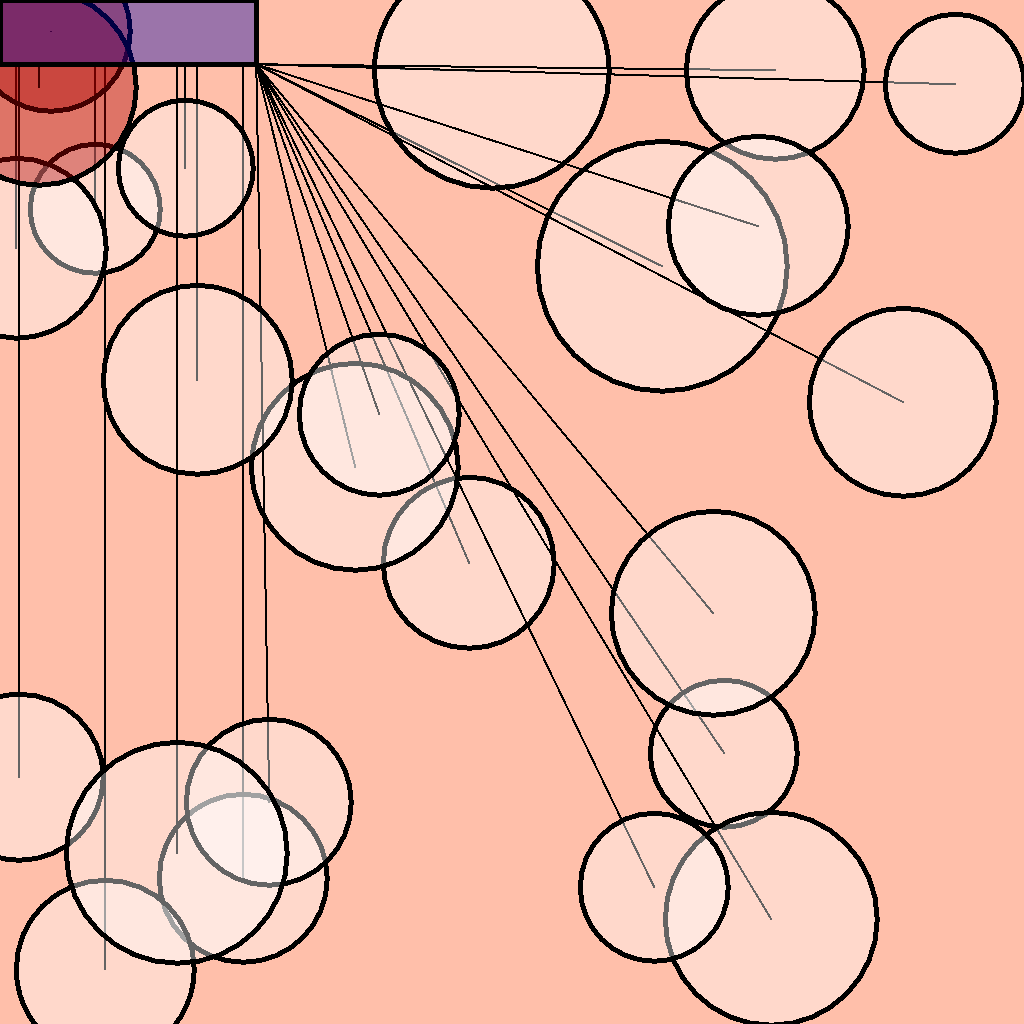
Frame 1 (no input)
Frame 60 (the mouse pressed at the canvas centre just before this capture): identical to frame 1, image omitted
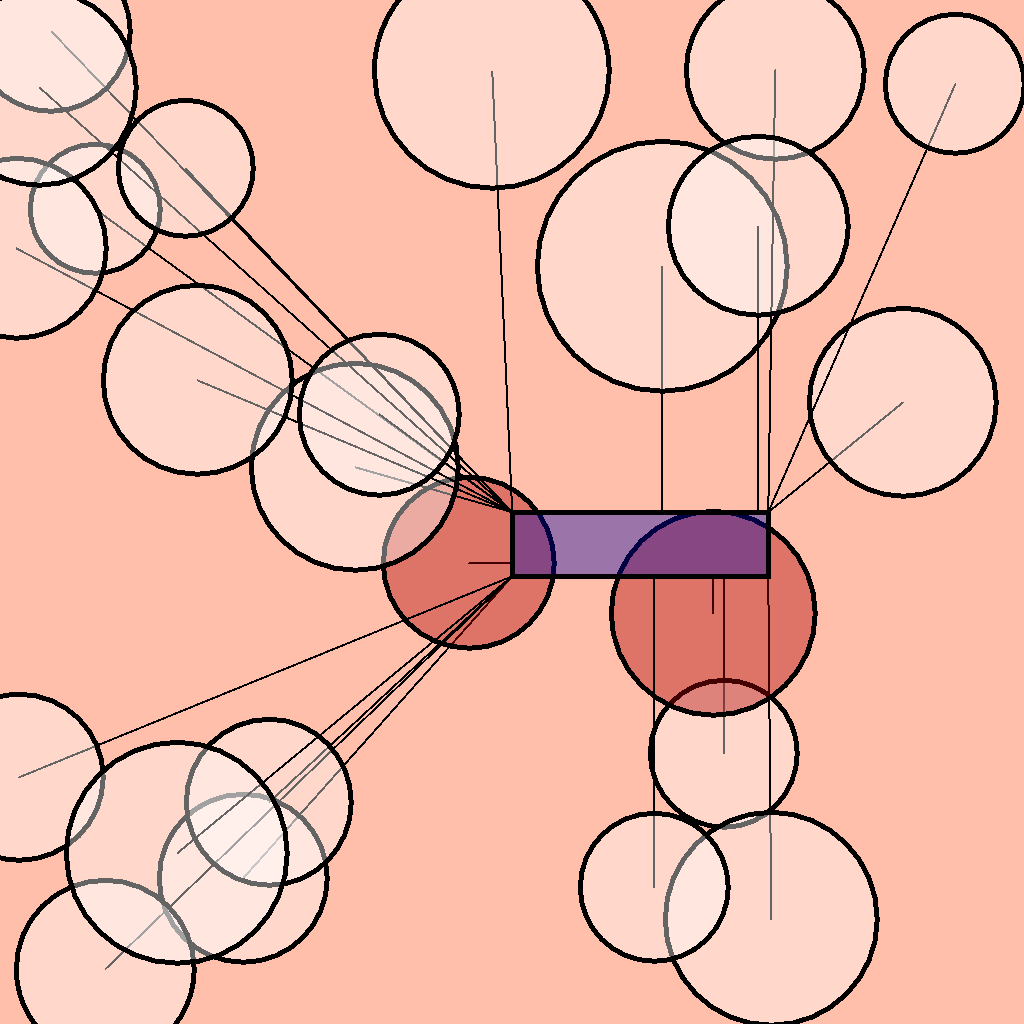
Frame 120 (the mouse held since frame 60 and released just before this capture)

The Processing sketch that drew these frames (run headless with seeded random() and noise(); from frame 60 on, the mouse is pressed at the canvas centre):

// Processing sketch: exam_241106a_collisions
// ── exam_241106a_collisions.pde
// This shows a solution for the programming problem on the exam,
// writing a function to check for collisions.

float circleRadius = 128;
PVector[] circles;
float rectW = 256;
float rectH = 64;

void setup(){
  size(1024, 1024);
  noSmooth();
  
  // allocate our array
  circles = new PVector[24];
  for(int i = 0; i < circles.length; i++){
    // allocate and initialize the objects in the array
    // z is being used here as a size scalar (for fun. this is kind of hack-y.)
    circles[i] = new PVector(random(width), random(height), random(0.5, 1));
  }
}

void draw(){
  background(#ffbfaa);
  color rectFill = #ffffff; // if we don't end up colliding with something, we'll use this
  
  // check collision for each circle
  for(int i = 0; i < circles.length; i++){
    if(inCircle(circles[i].x, circles[i].y, circleRadius * circles[i].z, mouseX, mouseY, rectW, rectH)){
      fill(#aa0000, 100);
      rectFill = #0000aa;
    } else {
      fill(#ffffff, 100);
    }
    strokeWeight(5);
    circle(circles[i].x, circles[i].y, circleRadius * 2 * circles[i].z);
  }
  
  fill(rectFill, 100);
  rect(mouseX, mouseY, rectW, rectH);
  
}

// The Easy Path: point-circle collision
boolean inCircle(float cX, float cY, float cR,
                 float pX, float pY){
  return dist(cX, cY, pX, pY) < cR;
}

// The Hard Path: circle-rect collision
boolean inCircle(float cX, float cY, float cR,
                 float rX, float rY, float rW, float rH){
  // we need to figure out what the closest point is
  // between the center of the circle and the rect in question
  // reference: https://www.jeffreythompson.org/collision-detection/circle-rect.php
  float dX = cX;
  float dY = cY; // let's assume the closest point is the center of the circle;
  if(cX < rX){             // if the rectangle is to the right of the circle...
    dX = rX;               // ...the closest horizontal point is the left edge
  } else if(cX > rX + rW){ // otherwise if the rectangle is to the left...
    dX = rX + rW;          // ...the closest horizontal point is the right edge
  }
  
  if(cY < rY){             // if the rectangle is below...
    dY = rY;               // ...the closest point is the top edge
  } else if(cY > rY + rH){ // otherwise if the rectangle is above...
    dY = rY + rH;          // ...the closest point is the bottom edge
  }
  
  // draw the line from the center of the circle
  // to the closest point on the rectangle
  strokeWeight(2);
  line(cX, cY, dX, dY);
  
  // if that line is shorter than the radius, the rectangle is inside the circle!
  return dist(dX, dY, cX, cY) < cR;
}
